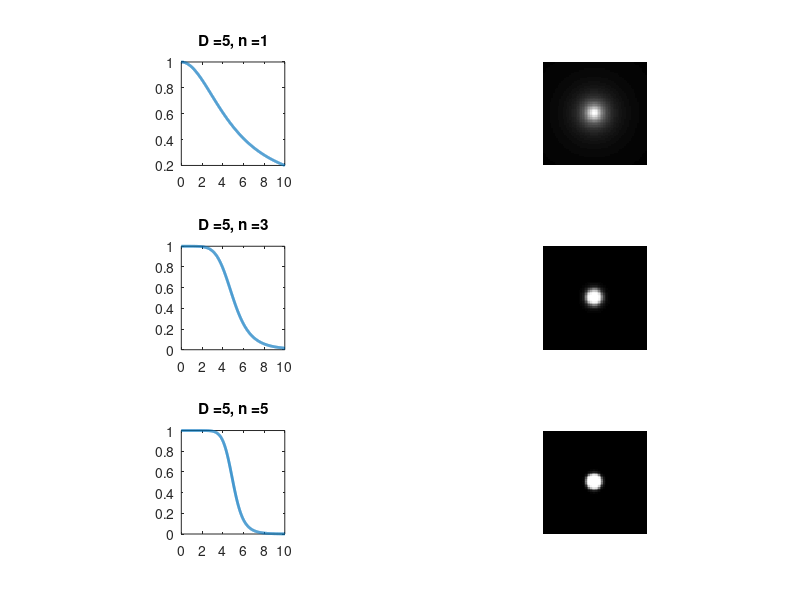

Write MATLAB code to recreate this figure.
clear all;
clc;
close all;

D = 5;
x = 0:0.01:2*D;

for n=1:2:6
    for i=1:size(x,2)
        y(i) = 1/(1+(x(i)/D)^(2*n));
    end
    n
    subplot(3,2,n);
    plot(x,y,'LineWidth',2);
    title(strcat('D = ', num2str(D), ', n = ', num2str(n)));
    axis square;

    F = zeros(64);
    c = [size(F,1)/2 size(F,2)/2];
    for i=1:size(F,1)
        for j=1:size(F,2)
            d = sqrt((i-c(1))^2 + (j-c(2))^2);
            F(i,j) = 1/(1+(d/D)^(2*n));
        end
    end
    subplot(3,2,n+1);
    imshow(F);
end
